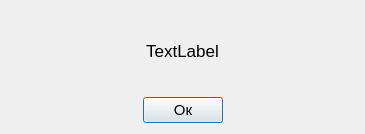
<?xml version="1.0" encoding="UTF-8"?>
<ui version="4.0">
 <class>errorWindow</class>
 <widget class="QDialog" name="errorWindow">
  <property name="geometry">
   <rect>
    <x>0</x>
    <y>0</y>
    <width>365</width>
    <height>132</height>
   </rect>
  </property>
  <property name="windowTitle">
   <string>Помилка!</string>
  </property>
  <layout class="QGridLayout" name="gridLayout_2">
   <item row="0" column="0">
    <widget class="QLabel" name="label">
     <property name="minimumSize">
      <size>
       <width>0</width>
       <height>80</height>
      </size>
     </property>
     <property name="font">
      <font>
       <pointsize>13</pointsize>
      </font>
     </property>
     <property name="text">
      <string>TextLabel</string>
     </property>
     <property name="alignment">
      <set>Qt::AlignCenter</set>
     </property>
    </widget>
   </item>
   <item row="1" column="0">
    <layout class="QGridLayout" name="gridLayout">
     <property name="leftMargin">
      <number>0</number>
     </property>
     <property name="topMargin">
      <number>0</number>
     </property>
     <property name="rightMargin">
      <number>0</number>
     </property>
     <property name="bottomMargin">
      <number>0</number>
     </property>
     <property name="spacing">
      <number>6</number>
     </property>
     <item row="0" column="0">
      <spacer name="horizontalSpacer">
       <property name="orientation">
        <enum>Qt::Horizontal</enum>
       </property>
       <property name="sizeHint" stdset="0">
        <size>
         <width>40</width>
         <height>20</height>
        </size>
       </property>
      </spacer>
     </item>
     <item row="0" column="1">
      <widget class="QPushButton" name="pushButton">
       <property name="font">
        <font>
         <pointsize>11</pointsize>
        </font>
       </property>
       <property name="text">
        <string>Ок</string>
       </property>
      </widget>
     </item>
     <item row="0" column="2">
      <spacer name="horizontalSpacer_2">
       <property name="orientation">
        <enum>Qt::Horizontal</enum>
       </property>
       <property name="sizeHint" stdset="0">
        <size>
         <width>40</width>
         <height>20</height>
        </size>
       </property>
      </spacer>
     </item>
    </layout>
   </item>
  </layout>
 </widget>
 <resources/>
 <connections/>
</ui>
